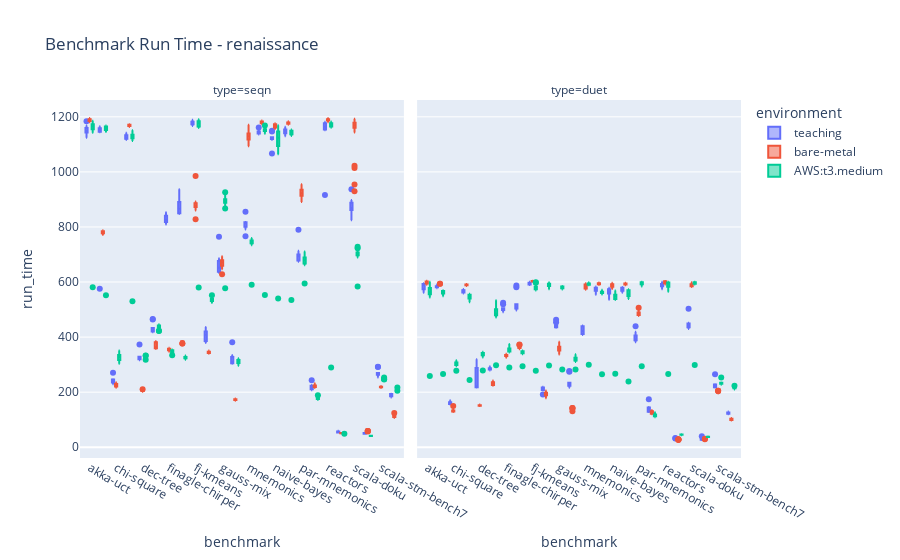
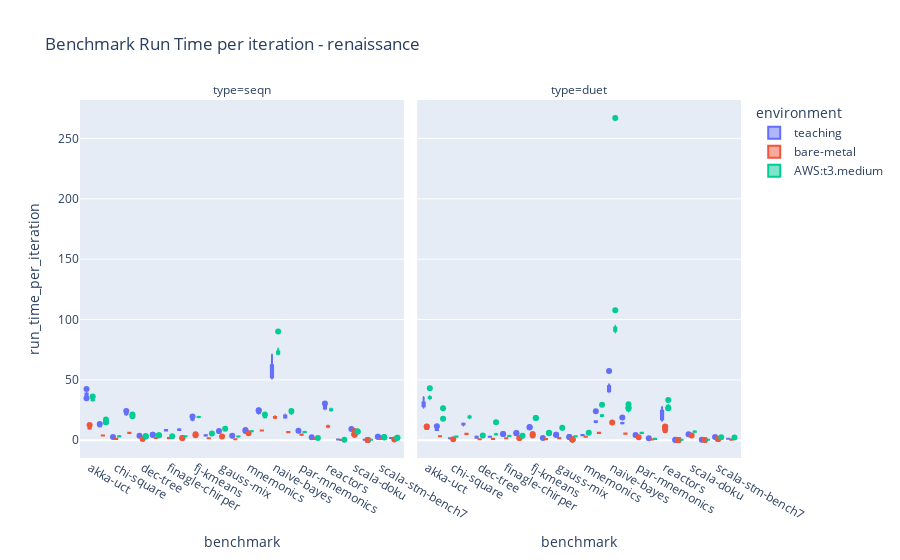
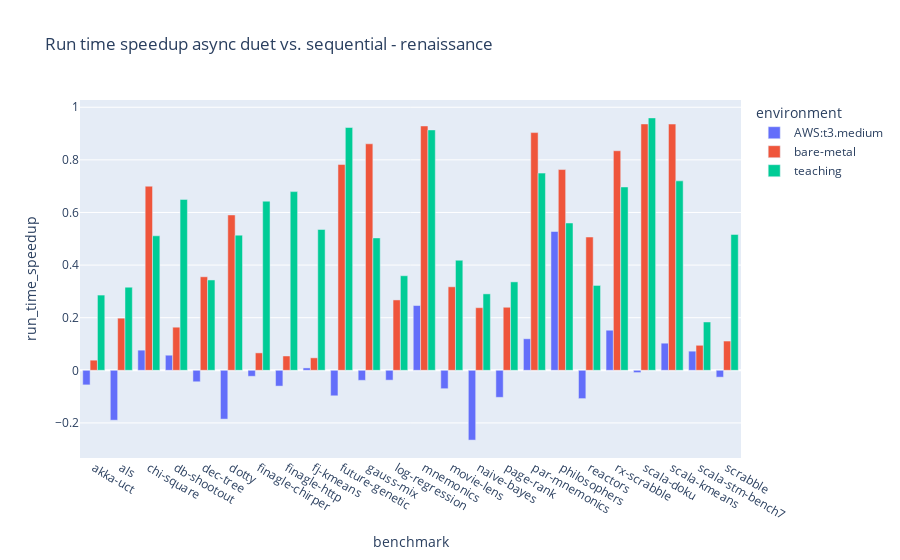
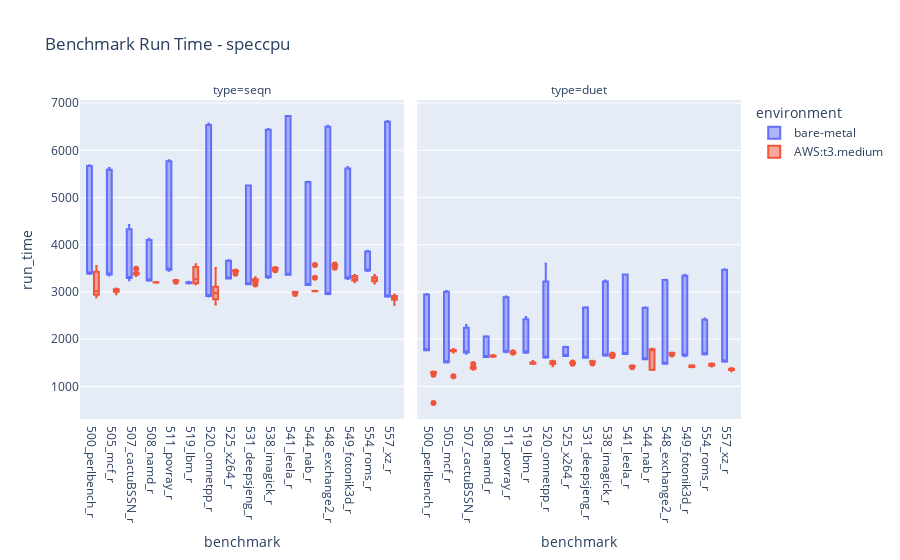

Notebook code for these charts, in order:
### Code cell
df_runtime = run_time(df_raw)
df_runtime[DF.run_time_per_iteration] = (
    df_runtime[DF.run_time] / df_runtime[DF.iteration_count]
)

df_runtime_average = (
    df_runtime.groupby(BENCHMARK_ENV_COL)[DF.run_time_per_iteration]
    .mean()
    .reset_index()
)

df_pivot = df_runtime.pivot_table(
    index=[RF.suite, RF.benchmark, DF.env],
    columns=[RF.type],
    values=[DF.run_time_per_iteration],
).reset_index()
df_pivot[DF.run_time_speedup] = (
    df_pivot[DF.run_time_per_iteration]["seqn"]
    / df_pivot[DF.run_time_per_iteration]["duet"]
) - 1

for suite in unique_suites:
    # Benchmark run duration
    fig = px.box(
        df_runtime[df_runtime[RF.suite] == suite],
        x=RF.benchmark,
        y=DF.run_time,
        color=DF.env,
        facet_col=RF.type,
        title=f"Benchmark Run Time - {suite}",
    )
    fig.update_xaxes(showticklabels=True)
    fig.show()

    # Benchmark run duration
    fig = px.box(
        df_runtime[df_runtime[RF.suite] == suite],
        x=RF.benchmark,
        y=DF.run_time_per_iteration,
        color=DF.env,
        facet_col=RF.type,
        title=f"Benchmark Run Time per iteration - {suite}",
    )
    fig.update_xaxes(showticklabels=True)
    fig.show()

    fig = px.bar(
        df_pivot[df_pivot[RF.suite] == suite],
        x=RF.benchmark,
        y=DF.run_time_speedup,
        color=DF.env,
        barmode="group",
        title=f"Run time speedup async duet vs. sequential - {suite}",
    )
    fig.show()

### Figure 1 — Plotly figure (JSON) as saved in the notebook; plotly's stock layout.template omitted (floating-point values rounded to 4 significant figures; data arrays with more than 128 entries replaced by an {"elided": "..."} marker saying what was removed)
{"data": [{"alignmentgroup": "True", "hovertemplate": "environment=teaching<br>type=seqn<br>benchmark=%{x}<br>run_time=%{y}<extra></extra>", "legendgroup": "teaching", "marker": {"color": "#636efa"}, "name": "teaching", "notched": false, "offsetgroup": "teaching", "orientation": "v", "showlegend": true, "type": "box", "x": {"elided": "240 str values"}, "x0": " ", "xaxis": "x", "y": {"elided": "240 int values"}, "y0": " ", "yaxis": "y"}, {"alignmentgroup": "True", "hovertemplate": "environment=teaching<br>type=duet<br>benchmark=%{x}<br>run_time=%{y}<extra></extra>", "legendgroup": "teaching", "marker": {"color": "#636efa"}, "name": "teaching", "notched": false, "offsetgroup": "teaching", "orientation": "v", "showlegend": false, "type": "box", "x": {"elided": "240 str values"}, "x0": " ", "xaxis": "x2", "y": {"elided": "240 int values"}, "y0": " ", "yaxis": "y2"}, {"alignmentgroup": "True", "hovertemplate": "environment=bare-metal<br>type=seqn<br>benchmark=%{x}<br>run_time=%{y}<extra></extra>", "legendgroup": "bare-metal", "marker": {"color": "#EF553B"}, "name": "bare-metal", "notched": false, "offsetgroup": "bare-metal", "orientation": "v", "showlegend": true, "type": "box", "x": {"elided": "576 str values"}, "x0": " ", "xaxis": "x", "y": {"elided": "576 int values"}, "y0": " ", "yaxis": "y"}, {"alignmentgroup": "True", "hovertemplate": "environment=bare-metal<br>type=duet<br>benchmark=%{x}<br>run_time=%{y}<extra></extra>", "legendgroup": "bare-metal", "marker": {"color": "#EF553B"}, "name": "bare-metal", "notched": false, "offsetgroup": "bare-metal", "orientation": "v", "showlegend": false, "type": "box", "x": {"elided": "576 str values"}, "x0": " ", "xaxis": "x2", "y": {"elided": "576 int values"}, "y0": " ", "yaxis": "y2"}, {"alignmentgroup": "True", "hovertemplate": "environment=AWS:t3.medium<br>type=seqn<br>benchmark=%{x}<br>run_time=%{y}<extra></extra>", "legendgroup": "AWS:t3.medium", "marker": {"color": "#00cc96"}, "name": "AWS:t3.medium", "notched": false, "offsetgroup": "AWS:t3.medium", "orientation": "v", "showlegend": true, "type": "box", "x": {"elided": "528 str values"}, "x0": " ", "xaxis": "x", "y": {"elided": "528 int values"}, "y0": " ", "yaxis": "y"}, {"alignmentgroup": "True", "hovertemplate": "environment=AWS:t3.medium<br>type=duet<br>benchmark=%{x}<br>run_time=%{y}<extra></extra>", "legendgroup": "AWS:t3.medium", "marker": {"color": "#00cc96"}, "name": "AWS:t3.medium", "notched": false, "offsetgroup": "AWS:t3.medium", "orientation": "v", "showlegend": false, "type": "box", "x": {"elided": "528 str values"}, "x0": " ", "xaxis": "x2", "y": {"elided": "528 int values"}, "y0": " ", "yaxis": "y2"}], "layout": {"annotations": [{"font": {}, "showarrow": false, "text": "type=seqn", "x": 0.245, "xanchor": "center", "xref": "paper", "y": 1, "yanchor": "bottom", "yref": "paper"}, {"font": {}, "showarrow": false, "text": "type=duet", "x": 0.755, "xanchor": "center", "xref": "paper", "y": 1, "yanchor": "bottom", "yref": "paper"}], "boxmode": "group", "legend": {"title": {"text": "environment"}, "tracegroupgap": 0}, "title": {"text": "Benchmark Run Time - renaissance"}, "xaxis": {"anchor": "y", "domain": [0, 0.49], "showticklabels": true, "title": {"text": "benchmark"}}, "xaxis2": {"anchor": "y2", "domain": [0.51, 1], "matches": "x", "showticklabels": true, "title": {"text": "benchmark"}}, "yaxis": {"anchor": "x", "domain": [0, 1], "title": {"text": "run_time"}}, "yaxis2": {"anchor": "x2", "domain": [0, 1], "matches": "y", "showticklabels": false}}}

### Figure 2 — Plotly figure (JSON) as saved in the notebook; plotly's stock layout.template omitted (floating-point values rounded to 4 significant figures; data arrays with more than 128 entries replaced by an {"elided": "..."} marker saying what was removed)
{"data": [{"alignmentgroup": "True", "hovertemplate": "environment=teaching<br>type=seqn<br>benchmark=%{x}<br>run_time_per_iteration=%{y}<extra></extra>", "legendgroup": "teaching", "marker": {"color": "#636efa"}, "name": "teaching", "notched": false, "offsetgroup": "teaching", "orientation": "v", "showlegend": true, "type": "box", "x": {"elided": "240 str values"}, "x0": " ", "xaxis": "x", "y": {"elided": "240 float values"}, "y0": " ", "yaxis": "y"}, {"alignmentgroup": "True", "hovertemplate": "environment=teaching<br>type=duet<br>benchmark=%{x}<br>run_time_per_iteration=%{y}<extra></extra>", "legendgroup": "teaching", "marker": {"color": "#636efa"}, "name": "teaching", "notched": false, "offsetgroup": "teaching", "orientation": "v", "showlegend": false, "type": "box", "x": {"elided": "240 str values"}, "x0": " ", "xaxis": "x2", "y": {"elided": "240 float values"}, "y0": " ", "yaxis": "y2"}, {"alignmentgroup": "True", "hovertemplate": "environment=bare-metal<br>type=seqn<br>benchmark=%{x}<br>run_time_per_iteration=%{y}<extra></extra>", "legendgroup": "bare-metal", "marker": {"color": "#EF553B"}, "name": "bare-metal", "notched": false, "offsetgroup": "bare-metal", "orientation": "v", "showlegend": true, "type": "box", "x": {"elided": "576 str values"}, "x0": " ", "xaxis": "x", "y": {"elided": "576 float values"}, "y0": " ", "yaxis": "y"}, {"alignmentgroup": "True", "hovertemplate": "environment=bare-metal<br>type=duet<br>benchmark=%{x}<br>run_time_per_iteration=%{y}<extra></extra>", "legendgroup": "bare-metal", "marker": {"color": "#EF553B"}, "name": "bare-metal", "notched": false, "offsetgroup": "bare-metal", "orientation": "v", "showlegend": false, "type": "box", "x": {"elided": "576 str values"}, "x0": " ", "xaxis": "x2", "y": {"elided": "576 float values"}, "y0": " ", "yaxis": "y2"}, {"alignmentgroup": "True", "hovertemplate": "environment=AWS:t3.medium<br>type=seqn<br>benchmark=%{x}<br>run_time_per_iteration=%{y}<extra></extra>", "legendgroup": "AWS:t3.medium", "marker": {"color": "#00cc96"}, "name": "AWS:t3.medium", "notched": false, "offsetgroup": "AWS:t3.medium", "orientation": "v", "showlegend": true, "type": "box", "x": {"elided": "528 str values"}, "x0": " ", "xaxis": "x", "y": {"elided": "528 float values"}, "y0": " ", "yaxis": "y"}, {"alignmentgroup": "True", "hovertemplate": "environment=AWS:t3.medium<br>type=duet<br>benchmark=%{x}<br>run_time_per_iteration=%{y}<extra></extra>", "legendgroup": "AWS:t3.medium", "marker": {"color": "#00cc96"}, "name": "AWS:t3.medium", "notched": false, "offsetgroup": "AWS:t3.medium", "orientation": "v", "showlegend": false, "type": "box", "x": {"elided": "528 str values"}, "x0": " ", "xaxis": "x2", "y": {"elided": "528 float values"}, "y0": " ", "yaxis": "y2"}], "layout": {"annotations": [{"font": {}, "showarrow": false, "text": "type=seqn", "x": 0.245, "xanchor": "center", "xref": "paper", "y": 1, "yanchor": "bottom", "yref": "paper"}, {"font": {}, "showarrow": false, "text": "type=duet", "x": 0.755, "xanchor": "center", "xref": "paper", "y": 1, "yanchor": "bottom", "yref": "paper"}], "boxmode": "group", "legend": {"title": {"text": "environment"}, "tracegroupgap": 0}, "title": {"text": "Benchmark Run Time per iteration - renaissance"}, "xaxis": {"anchor": "y", "domain": [0, 0.49], "showticklabels": true, "title": {"text": "benchmark"}}, "xaxis2": {"anchor": "y2", "domain": [0.51, 1], "matches": "x", "showticklabels": true, "title": {"text": "benchmark"}}, "yaxis": {"anchor": "x", "domain": [0, 1], "title": {"text": "run_time_per_iteration"}}, "yaxis2": {"anchor": "x2", "domain": [0, 1], "matches": "y", "showticklabels": false}}}

### Figure 3 — Plotly figure (JSON) as saved in the notebook; plotly's stock layout.template omitted (floating-point values rounded to 4 significant figures)
{"data": [{"alignmentgroup": "True", "hovertemplate": "environment=AWS:t3.medium<br>benchmark=%{x}<br>run_time_speedup=%{y}<extra></extra>", "legendgroup": "AWS:t3.medium", "marker": {"color": "#636efa", "pattern": {"shape": ""}}, "name": "AWS:t3.medium", "offsetgroup": "AWS:t3.medium", "orientation": "v", "showlegend": true, "textposition": "auto", "type": "bar", "x": ["akka-uct", "als", "chi-square", "db-shootout", "dec-tree", "dotty", "finagle-chirper", "finagle-http", "fj-kmeans", "future-genetic", "gauss-mix", "log-regression", "mnemonics", "movie-lens", "naive-bayes", "page-rank", "par-mnemonics", "philosophers", "reactors", "rx-scrabble", "scala-doku", "scala-kmeans", "scala-stm-bench7", "scrabble"], "xaxis": "x", "y": [-0.05547, -0.1897, 0.07659, 0.05737, -0.0436, -0.1855, -0.02277, -0.06011, 0.009043, -0.09697, -0.03819, -0.03752, 0.2463, -0.06993, -0.2654, -0.1028, 0.1198, 0.5276, -0.1077, 0.1523, -0.008704, 0.103, 0.0727, -0.02613], "yaxis": "y"}, {"alignmentgroup": "True", "hovertemplate": "environment=bare-metal<br>benchmark=%{x}<br>run_time_speedup=%{y}<extra></extra>", "legendgroup": "bare-metal", "marker": {"color": "#EF553B", "pattern": {"shape": ""}}, "name": "bare-metal", "offsetgroup": "bare-metal", "orientation": "v", "showlegend": true, "textposition": "auto", "type": "bar", "x": ["akka-uct", "als", "chi-square", "db-shootout", "dec-tree", "dotty", "finagle-chirper", "finagle-http", "fj-kmeans", "future-genetic", "gauss-mix", "log-regression", "mnemonics", "movie-lens", "naive-bayes", "page-rank", "par-mnemonics", "philosophers", "reactors", "rx-scrabble", "scala-doku", "scala-kmeans", "scala-stm-bench7", "scrabble"], "xaxis": "x", "y": [0.03849, 0.1982, 0.6999, 0.1639, 0.3555, 0.5906, 0.0662, 0.05441, 0.04739, 0.7823, 0.8611, 0.2675, 0.9289, 0.3174, 0.238, 0.2397, 0.9037, 0.7631, 0.5066, 0.8346, 0.9365, 0.9361, 0.09505, 0.1112], "yaxis": "y"}, {"alignmentgroup": "True", "hovertemplate": "environment=teaching<br>benchmark=%{x}<br>run_time_speedup=%{y}<extra></extra>", "legendgroup": "teaching", "marker": {"color": "#00cc96", "pattern": {"shape": ""}}, "name": "teaching", "offsetgroup": "teaching", "orientation": "v", "showlegend": true, "textposition": "auto", "type": "bar", "x": ["akka-uct", "als", "chi-square", "db-shootout", "dec-tree", "dotty", "finagle-chirper", "finagle-http", "fj-kmeans", "future-genetic", "gauss-mix", "log-regression", "mnemonics", "movie-lens", "naive-bayes", "page-rank", "par-mnemonics", "philosophers", "reactors", "rx-scrabble", "scala-doku", "scala-kmeans", "scala-stm-bench7", "scrabble"], "xaxis": "x", "y": [0.286, 0.3158, 0.5112, 0.6497, 0.3434, 0.5138, 0.6429, 0.6793, 0.5353, 0.923, 0.5033, 0.3595, 0.9138, 0.4184, 0.2905, 0.3362, 0.7496, 0.56, 0.3226, 0.697, 0.9595, 0.7201, 0.1837, 0.5164], "yaxis": "y"}], "layout": {"barmode": "group", "legend": {"title": {"text": "environment"}, "tracegroupgap": 0}, "title": {"text": "Run time speedup async duet vs. sequential - renaissance"}, "xaxis": {"anchor": "y", "domain": [0, 1], "title": {"text": "benchmark"}}, "yaxis": {"anchor": "x", "domain": [0, 1], "title": {"text": "run_time_speedup"}}}}

### Figure 4 — Plotly figure (JSON) as saved in the notebook; plotly's stock layout.template omitted (floating-point values rounded to 4 significant figures; data arrays with more than 128 entries replaced by an {"elided": "..."} marker saying what was removed)
{"data": [{"alignmentgroup": "True", "hovertemplate": "environment=bare-metal<br>type=seqn<br>benchmark=%{x}<br>run_time=%{y}<extra></extra>", "legendgroup": "bare-metal", "marker": {"color": "#636efa"}, "name": "bare-metal", "notched": false, "offsetgroup": "bare-metal", "orientation": "v", "showlegend": true, "type": "box", "x": {"elided": "448 str values"}, "x0": " ", "xaxis": "x", "y": {"elided": "448 int values"}, "y0": " ", "yaxis": "y"}, {"alignmentgroup": "True", "hovertemplate": "environment=bare-metal<br>type=duet<br>benchmark=%{x}<br>run_time=%{y}<extra></extra>", "legendgroup": "bare-metal", "marker": {"color": "#636efa"}, "name": "bare-metal", "notched": false, "offsetgroup": "bare-metal", "orientation": "v", "showlegend": false, "type": "box", "x": {"elided": "448 str values"}, "x0": " ", "xaxis": "x2", "y": {"elided": "448 int values"}, "y0": " ", "yaxis": "y2"}, {"alignmentgroup": "True", "hovertemplate": "environment=AWS:t3.medium<br>type=seqn<br>benchmark=%{x}<br>run_time=%{y}<extra></extra>", "legendgroup": "AWS:t3.medium", "marker": {"color": "#EF553B"}, "name": "AWS:t3.medium", "notched": false, "offsetgroup": "AWS:t3.medium", "orientation": "v", "showlegend": true, "type": "box", "x": {"elided": "352 str values"}, "x0": " ", "xaxis": "x", "y": {"elided": "352 int values"}, "y0": " ", "yaxis": "y"}, {"alignmentgroup": "True", "hovertemplate": "environment=AWS:t3.medium<br>type=duet<br>benchmark=%{x}<br>run_time=%{y}<extra></extra>", "legendgroup": "AWS:t3.medium", "marker": {"color": "#EF553B"}, "name": "AWS:t3.medium", "notched": false, "offsetgroup": "AWS:t3.medium", "orientation": "v", "showlegend": false, "type": "box", "x": {"elided": "353 str values"}, "x0": " ", "xaxis": "x2", "y": {"elided": "353 int values"}, "y0": " ", "yaxis": "y2"}], "layout": {"annotations": [{"font": {}, "showarrow": false, "text": "type=seqn", "x": 0.245, "xanchor": "center", "xref": "paper", "y": 1, "yanchor": "bottom", "yref": "paper"}, {"font": {}, "showarrow": false, "text": "type=duet", "x": 0.755, "xanchor": "center", "xref": "paper", "y": 1, "yanchor": "bottom", "yref": "paper"}], "boxmode": "group", "legend": {"title": {"text": "environment"}, "tracegroupgap": 0}, "title": {"text": "Benchmark Run Time - speccpu"}, "xaxis": {"anchor": "y", "domain": [0, 0.49], "showticklabels": true, "title": {"text": "benchmark"}}, "xaxis2": {"anchor": "y2", "domain": [0.51, 1], "matches": "x", "showticklabels": true, "title": {"text": "benchmark"}}, "yaxis": {"anchor": "x", "domain": [0, 1], "title": {"text": "run_time"}}, "yaxis2": {"anchor": "x2", "domain": [0, 1], "matches": "y", "showticklabels": false}}}
